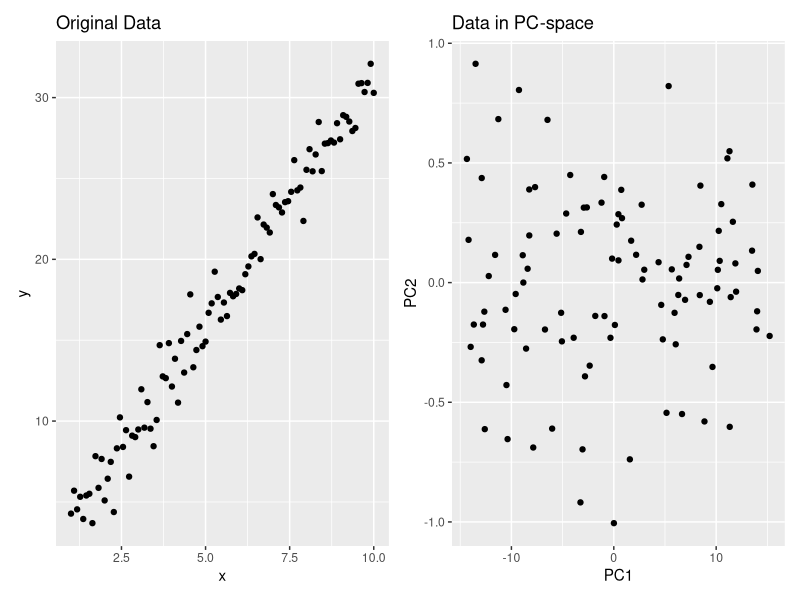
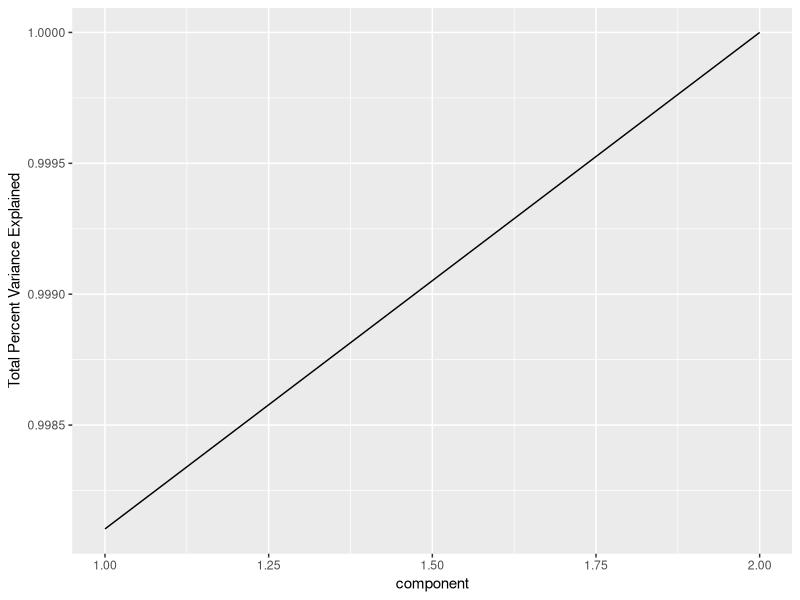
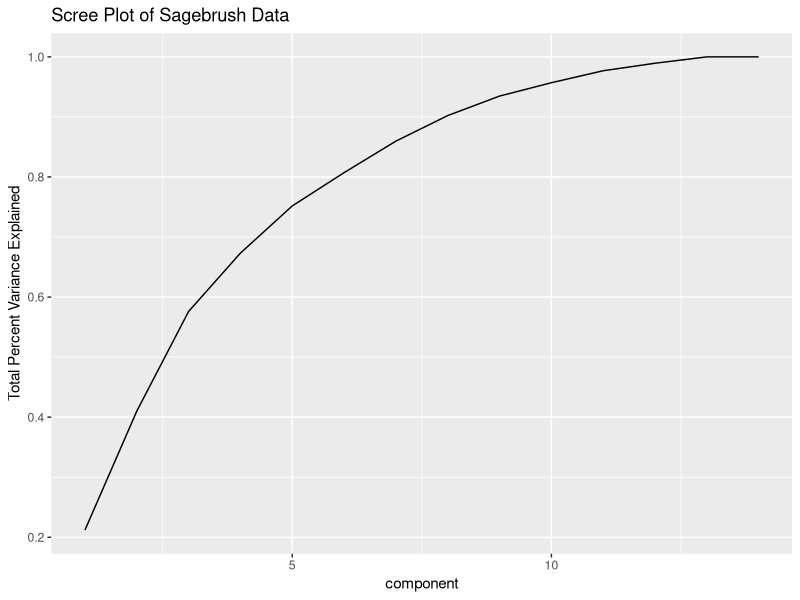

The R script that drew these images, in order:
## ---- chunk 1
knitr::opts_chunk$set(echo = TRUE, warning = FALSE, message = FALSE)
## ---- chunk 2
library(dplyr) #pipes and df manipulation
library(ggplot2) #graphing
library(patchwork) #graph layout

x <- seq(from=1, to=10, length.out = 100)
rn <- rnorm(100, mean=0, sd=1.25) #random error
y <- 3*x+1+rn 
df <- data.frame(x, y)

#compute principal components
pcdf <- prcomp(df)

#graph data and pc's
data.graph <- ggplot(df, aes(x=x,y=y))+geom_point()+
  ggtitle("Original Data")
pc.graph <- ggplot(as.data.frame(pcdf$x), aes(x=PC1, y=PC2))+
  geom_point()+ggtitle("Data in PC-space")

data.graph+pc.graph
## ---- chunk 3
pcdf$sdev^2/sum(pcdf$sdev^2)
## ---- chunk 4
ggplot(data.frame(
  component = 1:length(pcdf$sdev), 
  explained.var.pct = pcdf$sdev^2/sum(pcdf$sdev^2)
  ), 
  aes(x=component, y=cumsum(explained.var.pct)))+
    geom_line()+ylab("Total Percent Variance Explained")
## ---- chunk 5
sb <- read.csv("../../static/files/sb3tnzv.csv", header=TRUE)
knitr::kable(head(sb))
## ---- chunk 6
sbpc <- prcomp(sb[,6:45], center = TRUE, scale. = TRUE)

ggplot(data.frame(
  component = 1:length(sbpc$sdev), 
  explained.var.pct = sbpc$sdev^2/sum(sbpc$sdev^2)
  ), 
  aes(x=component, y=cumsum(explained.var.pct)))+
    geom_line()+ylab("Total Percent Variance Explained")+
    ggtitle("Scree Plot of Sagebrush Data")
